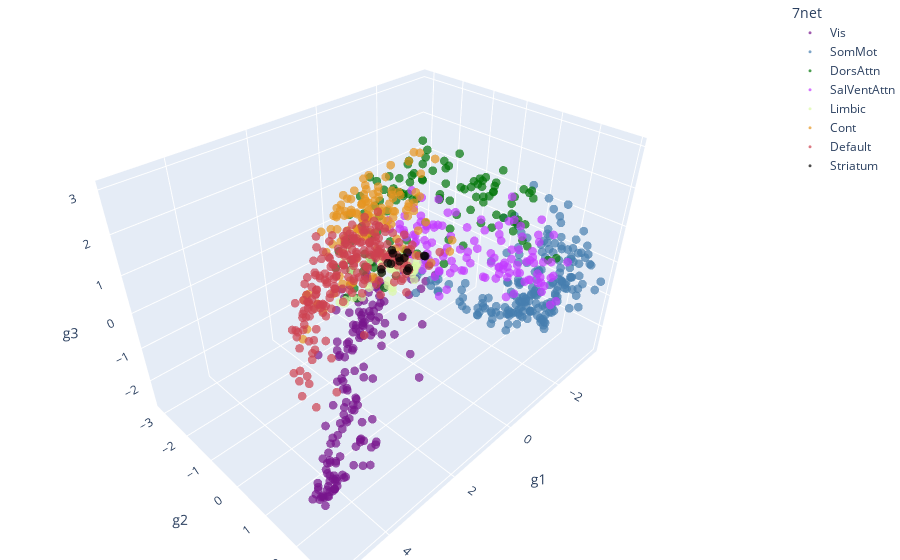

Notebook code for this chart:
### Code cell
ax = pex.scatter_3d(x='g1',y='g2',z='g3', color='7net',
                    data_frame=dfm_baseline, opacity=.7,
                    color_discrete_map=cmap7,
                    category_orders={'7net': cmap7.keys()}
                    )
ax.update_layout(margin=dict(l=0, r=0, b=0, t=0))
ax.update_traces(marker_size=3)
ax.show()
ax.write_image("fig1.svg")
